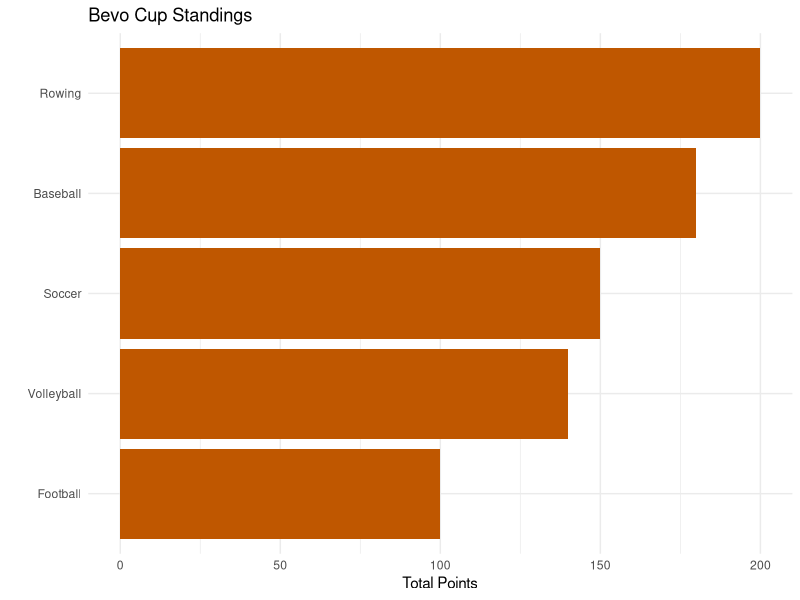

R code for this plot:
# File: BevoCup_Standings.R

# Libraries
library(tidyverse)
library(ggplot2)

data <- data.frame(Sport = c("Volleyball", "Rowing", "Football", "Soccer", "Baseball"), Totals = c(140, 200, 100, 150, 180))

data %>% 
  ggplot(aes(x = reorder(Sport, Totals), y = Totals)) +
  geom_col(fill = "#bf5700") + 
  coord_flip() +
  theme_minimal() + 
  labs(
    title = "Bevo Cup Standings",
    y = "Total Points",
    x = ""
  )
